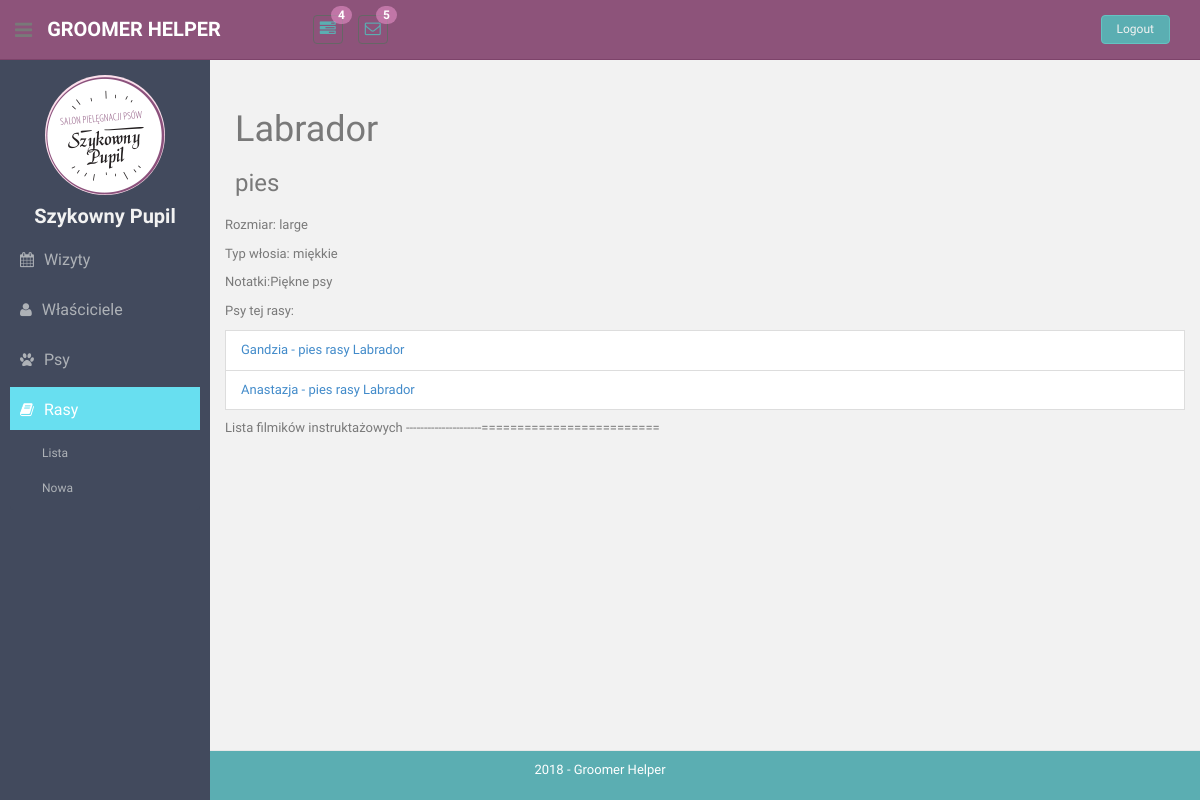
Page /breeds/1/ on the earlier database version.
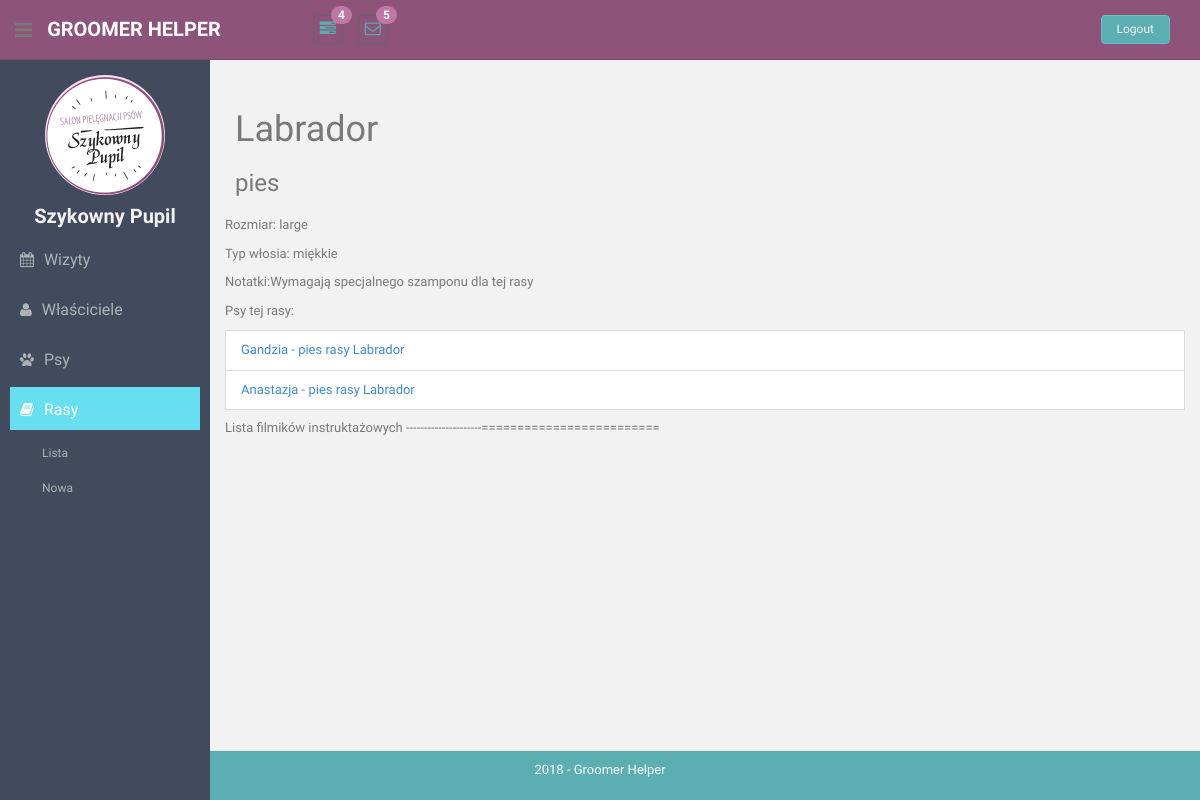
Same page on the later database version.
### breeds/models.py (models this page shows, shortened)
class Breed(models.Model):
    SIZE_CHOICES = [
        ('miniatura', 'Miniatura'),
        ('średni', 'Średni'),
        ('duży', 'Duży'),
        ('olbrzym', 'Olbrzym'),
    ]
    SPECIES_CHOICES = [
        ('pies', 'Pies'),
        ('kot', 'Kot'),
        ('świnka morska', 'Świnka morska'),
        ('królik', 'Królik'),
    ]
    HAIR_TYPE_CHOICES = [
        ('normalna', 'Normalna'),
        ('szorstka', 'Szorstka'),
        ('miękka', 'Miękka'),
        ('duża ilość podszerstka', 'Duża ilość podszerstka'),
        ('twarda', 'Twarda')
    ]
    name = models.TextField(max_length=100, blank=False, null=False, unique=True)
    species = models.TextField(max_length=50, blank=False, default='dog')
    size = models.TextField(max_length=20, blank=True, choices=SIZE_CHOICES)
    grooming_notes = models.TextField(max_length=50, blank=True, null=False)
    hair_type = models.TextField(max_length=50, blank=True, null=False)
    weight = models.IntegerField(default=20, blank=False, null=False)
    photo = models.ImageField(upload_to='breed-avatars/', default='breed-avatars/None/no-img.png')
    salon = models.ForeignKey(Salon, default=DEFAULT_SALON_ID, null=False, on_delete=models.CASCADE)

### breeds/views.py (the view)
# urls.py: path('<int:pk>/', views.BreedDetailsView.as_view(), name='breed-details'),
class BreedDetailsView(DetailView):
    template_name = "breeds/details.html"
    model = Breed
    def get_context_data(self, **kwargs):
        context = super().get_context_data(**kwargs)
        context['breeds'] = Breed.objects.all()
        return context

### animals/models.py (called while the page is built)
    def __str__(self):
        return "".join([self.name, " - ", self.breed.species, " rasy ", self.breed.name])

### templatetags/templatetags/my_templatetags.py (called while the page is built)
@register.simple_tag(takes_context=True)
def active(context, pattern_or_urlname):
    try:
        pattern = '^' + reverse(pattern_or_urlname)
    except NoReverseMatch:
        pattern = pattern_or_urlname
    path = context['request'].path
    if re.search(pattern, path):
        return 'active'
    return ''

### templates/breeds/details.html
{% extends 'details.html' %}
{% load static %}
{% block profile-header%}
    <h1>{{ breed.name }}</h1>
    <h3>{{ breed.species }}</h3>
{% endblock %}
{% block details %}
    <p><span>Rozmiar:</span> {{ breed.size}}</p>
    <p><span>Typ włosia:</span> {{ breed.hair_type}}</p>
    <p><span>Notatki:</span>{{ breed.grooming_notes }}</p>
    <p>Psy tej rasy:
        {% for animal in breed.animal_set.all %}
            <li class="list-group-item">
                <a href="{% url 'animal-details' animal.id %}">{{animal}}</a>
            </li>
        {% empty %}
             Brak
        {% endfor %}
    </p>
    <p>Lista filmików instruktażowych ---------------------=========================</p>
{% endblock %}

Differences in the rows shown:
changed Breed "Labrador": grooming_notes "Piękne psy" → "Wymagają specjalnego szamponu dla tej rasy"
